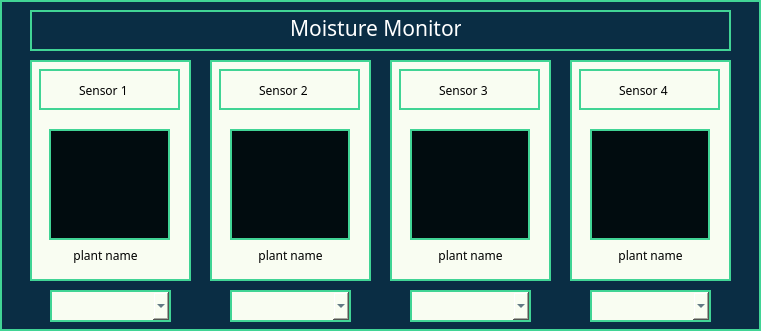
   <widget class="QFrame" name="frame">
    <property name="geometry">
     <rect>
      <x>150</x>
      <y>590</y>
      <width>761</width>
      <height>331</height>
     </rect>
    </property>
    <property name="styleSheet">
     <string notr="true">background-color: rgb(10, 45, 68);
border: 2px solid rgb(65, 212, 149);</string>
    </property>
    <property name="frameShape">
     <enum>QFrame::StyledPanel</enum>
    </property>
    <property name="frameShadow">
     <enum>QFrame::Raised</enum>
    </property>
    <widget class="QFrame" name="frame_2">
     <property name="geometry">
      <rect>
       <x>30</x>
       <y>10</y>
       <width>701</width>
       <height>41</height>
      </rect>
     </property>
     <property name="styleSheet">
      <string notr="true">border: 2px solid rgb(65, 212, 149);</string>
     </property>
     <property name="frameShape">
      <enum>QFrame::StyledPanel</enum>
     </property>
     <property name="frameShadow">
      <enum>QFrame::Raised</enum>
     </property>
     <widget class="QLabel" name="MoistureMonitor">
      <property name="geometry">
       <rect>
        <x>260</x>
        <y>10</y>
        <width>171</width>
        <height>16</height>
       </rect>
      </property>
      <property name="font">
       <font>
        <family>Quicksand Medium</family>
        <pointsize>16</pointsize>
        <weight>50</weight>
        <bold>false</bold>
       </font>
      </property>
      <property name="styleSheet">
       <string notr="true">border: none;
color: rgb(255, 255, 255);</string>
      </property>
      <property name="text">
       <string>Moisture Monitor</string>
      </property>
      <property name="scaledContents">
       <bool>false</bool>
      </property>
      <property name="wordWrap">
       <bool>false</bool>
      </property>
     </widget>
    </widget>
    <widget class="QFrame" name="frameMS1">
     <property name="geometry">
      <rect>
       <x>30</x>
       <y>60</y>
       <width>161</width>
       <height>221</height>
      </rect>
     </property>
     <property name="styleSheet">
      <string notr="true">background-color: rgb(249, 253, 242);
 border: 2px solid rgb(65, 212, 149);</string>
     </property>
     <property name="frameShape">
      <enum>QFrame::StyledPanel</enum>
     </property>
     <property name="frameShadow">
      <enum>QFrame::Raised</enum>
     </property>
     <widget class="QFrame" name="frame_4">
      <property name="geometry">
       <rect>
        <x>9</x>
        <y>9</y>
        <width>141</width>
        <height>41</height>
       </rect>
      </property>
      <property name="autoFillBackground">
       <bool>false</bool>
      </property>
      <property name="styleSheet">
       <string notr="true">background-color: rgb(249, 253, 242);</string>
      </property>
      <property name="frameShape">
       <enum>QFrame::StyledPanel</enum>
      </property>
      <property name="frameShadow">
       <enum>QFrame::Raised</enum>
      </property>
      <widget class="QLabel" name="label">
       <property name="geometry">
        <rect>
         <x>40</x>
         <y>10</y>
         <width>68</width>
         <height>22</height>
        </rect>
       </property>
       <property name="font">
        <font>
         <family>Quicksand</family>
        </font>
       </property>
       <property name="styleSheet">
        <string notr="true">background-color: rgb(249, 253, 242);
border: none;</string>
       </property>
       <property name="text">
        <string>Sensor 1</string>
       </property>
      </widget>
     </widget>
     <widget class="QFrame" name="frame_5">
      <property name="geometry">
       <rect>
        <x>19</x>
        <y>69</y>
        <width>121</width>
        <height>111</height>
       </rect>
      </property>
      <property name="styleSheet">
       <string notr="true">QFrame {
        background-color: rgb(1, 12, 15);
        border: 2px solid rgb(65, 212, 149);
    }</string>
      </property>
      <property name="frameShape">
       <enum>QFrame::StyledPanel</enum>
      </property>
      <property name="frameShadow">
       <enum>QFrame::Raised</enum>
      </property>
      <widget class="QLabel" name="sensor1Mstatus">
       <property name="geometry">
        <rect>
         <x>30</x>
         <y>10</y>
         <width>61</width>
         <height>91</height>
        </rect>
       </property>
       <property name="styleSheet">
        <string notr="true">QLabel {
    border: none;  /* Reset QLabel border */
    /* Other QLabel-specific styles */
}</string>
       </property>
       <property name="frameShadow">
        <enum>QFrame::Sunken</enum>
       </property>
       <property name="lineWidth">
        <number>0</number>
       </property>
       <property name="text">
        <string/>
       </property>
       <property name="pixmap">
        <pixmap>moist.png</pixmap>
       </property>
       <property name="scaledContents">
        <bool>true</bool>
       </property>
      </widget>
     </widget>
     <widget class="QLabel" name="labelSensor1">
      <property name="geometry">
       <rect>
        <x>30</x>
        <y>180</y>
        <width>91</width>
        <height>31</height>
       </rect>
      </property>
      <property name="font">
       <font>
        <family>Quicksand</family>
       </font>
      </property>
      <property name="styleSheet">
       <string notr="true">border: none</string>
      </property>
      <property name="text">
       <string>plant name</string>
      </property>
      <property name="alignment">
       <set>Qt::AlignCenter</set>
      </property>
     </widget>
    </widget>
    <widget class="QFrame" name="frameMS2">
     <property name="geometry">
      <rect>
       <x>210</x>
       <y>60</y>
       <width>161</width>
       <height>221</height>
      </rect>
     </property>
     <property name="styleSheet">
      <string notr="true">background-color: rgb(249, 253, 242);
 border: 2px solid rgb(65, 212, 149);</string>
     </property>
     <property name="frameShape">
      <enum>QFrame::StyledPanel</enum>
     </property>
     <property name="frameShadow">
      <enum>QFrame::Raised</enum>
     </property>
     <widget class="QFrame" name="frame_7">
      <property name="geometry">
       <rect>
        <x>9</x>
        <y>9</y>
        <width>141</width>
        <height>41</height>
       </rect>
      </property>
      <property name="styleSheet">
       <string notr="true">background-color: rgb(249, 253, 242);</string>
      </property>
      <property name="frameShape">
       <enum>QFrame::StyledPanel</enum>
      </property>
      <property name="frameShadow">
       <enum>QFrame::Raised</enum>
      </property>
      <widget class="QLabel" name="label_2">
       <property name="geometry">
        <rect>
         <x>40</x>
         <y>10</y>
         <width>68</width>
         <height>22</height>
        </rect>
       </property>
       <property name="font">
        <font>
         <family>Quicksand</family>
        </font>
       </property>
       <property name="styleSheet">
        <string notr="true">background-color: rgb(249, 253, 242);
border: none;</string>
       </property>
       <property name="text">
        <string>Sensor 2</string>
       </property>
      </widget>
     </widget>
     <widget class="QFrame" name="frame_8">
      <property name="geometry">
       <rect>
        <x>20</x>
        <y>69</y>
        <width>120</width>
        <height>111</height>
       </rect>
      </property>
      <property name="styleSheet">
       <string notr="true">QFrame {
        background-color: rgb(1, 12, 15);
        border: 2px solid rgb(65, 212, 149);
    }</string>
      </property>
      <property name="frameShape">
       <enum>QFrame::StyledPanel</enum>
      </property>
      <property name="frameShadow">
       <enum>QFrame::Raised</enum>
      </property>
      <widget class="QLabel" name="sensor2Mstatus">
       <property name="geometry">
        <rect>
         <x>30</x>
         <y>10</y>
         <width>61</width>
         <height>91</height>
        </rect>
       </property>
       <property name="autoFillBackground">
        <bool>false</bool>
       </property>
       <property name="styleSheet">
        <string notr="true">QLabel {
    border: none;  /* Reset QLabel border */
    /* Other QLabel-specific styles */
}</string>
       </property>
       <property name="text">
        <string/>
       </property>
       <property name="pixmap">
        <pixmap>moist.png</pixmap>
       </property>
       <property name="scaledContents">
        <bool>true</bool>
       </property>
      </widget>
     </widget>
     <widget class="QLabel" name="labelSensor2">
      <property name="geometry">
       <rect>
        <x>30</x>
        <y>180</y>
        <width>101</width>
        <height>31</height>
       </rect>
      </property>
      <property name="font">
       <font>
        <family>Quicksand</family>
       </font>
      </property>
      <property name="styleSheet">
       <string notr="true">border:none</string>
      </property>
      <property name="text">
       <string>plant name</string>
      </property>
      <property name="alignment">
       <set>Qt::AlignCenter</set>
      </property>
     </widget>
    </widget>
    <widget class="QFrame" name="frameMS3">
     <property name="geometry">
      <rect>
       <x>390</x>
       <y>60</y>
       <width>161</width>
       <height>221</height>
      </rect>
     </property>
     <property name="styleSheet">
      <string notr="true">background-color: rgb(249, 253, 242);
 border: 2px solid rgb(65, 212, 149);</string>
     </property>
     <property name="frameShape">
      <enum>QFrame::StyledPanel</enum>
     </property>
     <property name="frameShadow">
      <enum>QFrame::Raised</enum>
     </property>
     <widget class="QFrame" name="frame_10">
      <property name="geometry">
       <rect>
        <x>9</x>
        <y>9</y>
        <width>141</width>
        <height>41</height>
       </rect>
      </property>
      <property name="styleSheet">
       <string notr="true">background-color: rgb(249, 253, 242);</string>
      </property>
      <property name="frameShape">
       <enum>QFrame::StyledPanel</enum>
      </property>
      <property name="frameShadow">
       <enum>QFrame::Raised</enum>
      </property>
      <widget class="QLabel" name="label_3">
       <property name="geometry">
        <rect>
         <x>40</x>
         <y>10</y>
         <width>68</width>
         <height>22</height>
        </rect>
       </property>
       <property name="font">
        <font>
         <family>Quicksand</family>
        </font>
       </property>
       <property name="styleSheet">
        <string notr="true">background-color: rgb(249, 253, 242);
border: none;</string>
       </property>
       <property name="text">
        <string>Sensor 3</string>
       </property>
      </widget>
     </widget>
     <widget class="QFrame" name="frame_11">
      <property name="geometry">
       <rect>
        <x>20</x>
        <y>69</y>
        <width>120</width>
        <height>111</height>
       </rect>
      </property>
      <property name="styleSheet">
       <string notr="true">QFrame {
        background-color: rgb(1, 12, 15);
        border: 2px solid rgb(65, 212, 149);
    }</string>
      </property>
      <property name="frameShape">
       <enum>QFrame::StyledPanel</enum>
      </property>
      <property name="frameShadow">
       <enum>QFrame::Raised</enum>
      </property>
      <widget class="QLabel" name="sensor3Mstatus">
       <property name="geometry">
        <rect>
         <x>30</x>
         <y>10</y>
         <width>61</width>
         <height>91</height>
        </rect>
       </property>
       <property name="styleSheet">
        <string notr="true">QLabel {
    border: none;  /* Reset QLabel border */
    /* Other QLabel-specific styles */
}</string>
       </property>
       <property name="text">
        <string/>
       </property>
       <property name="pixmap">
        <pixmap>moist.png</pixmap>
       </property>
       <property name="scaledContents">
        <bool>true</bool>
       </property>
      </widget>
     </widget>
     <widget class="QLabel" name="labelSensor3">
      <property name="geometry">
       <rect>
        <x>30</x>
        <y>180</y>
        <width>101</width>
        <height>31</height>
       </rect>
      </property>
      <property name="font">
       <font>
        <family>Quicksand</family>
       </font>
      </property>
      <property name="styleSheet">
       <string notr="true">border:none</string>
      </property>
      <property name="text">
       <string>plant name</string>
      </property>
      <property name="alignment">
       <set>Qt::AlignCenter</set>
      </property>
     </widget>
    </widget>
    <widget class="QFrame" name="frameMS4">
     <property name="geometry">
      <rect>
       <x>570</x>
       <y>60</y>
       <width>161</width>
       <height>221</height>
      </rect>
     </property>
     <property name="styleSheet">
      <string notr="true">background-color: rgb(249, 253, 242);
 border: 2px solid rgb(65, 212, 149);</string>
     </property>
     <property name="frameShape">
      <enum>QFrame::StyledPanel</enum>
     </property>
     <property name="frameShadow">
      <enum>QFrame::Plain</enum>
     </property>
     <widget class="QFrame" name="frame_13">
      <property name="geometry">
       <rect>
        <x>9</x>
        <y>9</y>
        <width>141</width>
        <height>41</height>
       </rect>
      </property>
      <property name="styleSheet">
       <string notr="true">background-color: rgb(249, 253, 242);</string>
      </property>
      <property name="frameShape">
       <enum>QFrame::StyledPanel</enum>
      </property>
      <property name="frameShadow">
       <enum>QFrame::Raised</enum>
      </property>
      <widget class="QLabel" name="label_4">
       <property name="geometry">
        <rect>
         <x>40</x>
         <y>10</y>
         <width>68</width>
         <height>22</height>
        </rect>
       </property>
       <property name="font">
        <font>
         <family>Quicksand</family>
        </font>
       </property>
       <property name="styleSheet">
        <string notr="true">background-color: rgb(249, 253, 242);
border: none;</string>
       </property>
       <property name="text">
        <string>Sensor 4</string>
       </property>
      </widget>
     </widget>
     <widget class="QFrame" name="frame_18">
      <property name="geometry">
       <rect>
        <x>20</x>
        <y>69</y>
        <width>120</width>
        <height>111</height>
       </rect>
      </property>
      <property name="styleSheet">
       <string notr="true">QFrame {
        background-color: rgb(1, 12, 15);
        border: 2px solid rgb(65, 212, 149);
    }</string>
      </property>
      <property name="frameShape">
       <enum>QFrame::StyledPanel</enum>
      </property>
      <property name="frameShadow">
       <enum>QFrame::Raised</enum>
      </property>
      <widget class="QLabel" name="sensor4Mstatus">
       <property name="geometry">
        <rect>
         <x>30</x>
         <y>10</y>
         <width>61</width>
         <height>91</height>
        </rect>
       </property>
       <property name="styleSheet">
        <string notr="true">QLabel {
    border: none;  /* Reset QLabel border */
    /* Other QLabel-specific styles */
}</string>
       </property>
       <property name="text">
        <string/>
       </property>
       <property name="pixmap">
        <pixmap>moist.png</pixmap>
       </property>
       <property name="scaledContents">
        <bool>true</bool>
       </property>
      </widget>
     </widget>
     <widget class="QLabel" name="labelSensor4">
      <property name="geometry">
       <rect>
        <x>30</x>
        <y>180</y>
        <width>101</width>
        <height>31</height>
       </rect>
      </property>
      <property name="font">
       <font>
        <family>Quicksand</family>
       </font>
      </property>
      <property name="layoutDirection">
       <enum>Qt::LeftToRight</enum>
      </property>
      <property name="styleSheet">
       <string notr="true">border:none</string>
      </property>
      <property name="text">
       <string>plant name</string>
      </property>
      <property name="alignment">
       <set>Qt::AlignCenter</set>
      </property>
     </widget>
    </widget>
    <widget class="QComboBox" name="comboBoxSensor1">
     <property name="geometry">
      <rect>
       <x>50</x>
       <y>290</y>
       <width>121</width>
       <height>32</height>
      </rect>
     </property>
     <property name="styleSheet">
      <string notr="true">color: rgb(10, 45, 68);  /* BLUE*/
background-color: rgb(249, 253, 242);</string>
     </property>
    </widget>
    <widget class="QComboBox" name="comboBoxSensor2">
     <property name="geometry">
      <rect>
       <x>230</x>
       <y>290</y>
       <width>121</width>
       <height>32</height>
      </rect>
     </property>
     <property name="styleSheet">
      <string notr="true">color: rgb(10, 45, 68);  /* BLUE*/
background-color: rgb(249, 253, 242);</string>
     </property>
    </widget>
    <widget class="QComboBox" name="comboBoxSensor3">
     <property name="geometry">
      <rect>
       <x>410</x>
       <y>290</y>
       <width>121</width>
       <height>32</height>
      </rect>
     </property>
     <property name="styleSheet">
      <string notr="true">color: rgb(10, 45, 68);  /* BLUE*/
background-color: rgb(249, 253, 242);</string>
     </property>
    </widget>
    <widget class="QComboBox" name="comboBoxSensor4">
     <property name="geometry">
      <rect>
       <x>590</x>
       <y>290</y>
       <width>121</width>
       <height>32</height>
      </rect>
     </property>
     <property name="styleSheet">
      <string notr="true">color: rgb(10, 45, 68);  /* BLUE*/
background-color: rgb(249, 253, 242);</string>
     </property>
    </widget>
   </widget>
